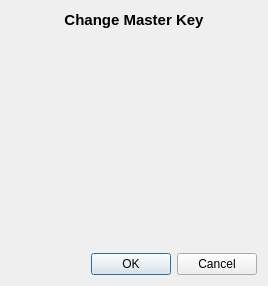
<?xml version="1.0" encoding="UTF-8"?>
<ui version="4.0">
 <class>ChangeMasterKeyWidget</class>
 <widget class="QWidget" name="ChangeMasterKeyWidget">
  <property name="geometry">
   <rect>
    <x>0</x>
    <y>0</y>
    <width>268</width>
    <height>286</height>
   </rect>
  </property>
  <layout class="QVBoxLayout" name="verticalLayout">
   <property name="spacing">
    <number>15</number>
   </property>
   <item>
    <layout class="QVBoxLayout" name="headingLayout">
     <property name="topMargin">
      <number>0</number>
     </property>
     <property name="bottomMargin">
      <number>0</number>
     </property>
     <item>
      <widget class="QLabel" name="headingLabel">
       <property name="font">
        <font>
         <pointsize>11</pointsize>
         <weight>75</weight>
         <bold>true</bold>
        </font>
       </property>
       <property name="text">
        <string>Change Master Key</string>
       </property>
       <property name="alignment">
        <set>Qt::AlignCenter</set>
       </property>
       <property name="margin">
        <number>15</number>
       </property>
      </widget>
     </item>
    </layout>
   </item>
   <item>
    <widget class="PasswordEditWidget" name="passwordEditWidget" native="true"/>
   </item>
   <item>
    <widget class="KeyFileEditWidget" name="keyFileEditWidget" native="true"/>
   </item>
   <item>
    <widget class="YubiKeyEditWidget" name="yubiKeyEditWidget" native="true"/>
   </item>
   <item>
    <spacer name="verticalSpacer">
     <property name="orientation">
      <enum>Qt::Vertical</enum>
     </property>
     <property name="sizeHint" stdset="0">
      <size>
       <width>0</width>
       <height>0</height>
      </size>
     </property>
    </spacer>
   </item>
   <item>
    <widget class="QDialogButtonBox" name="buttonBox">
     <property name="standardButtons">
      <set>QDialogButtonBox::Cancel|QDialogButtonBox::Ok</set>
     </property>
    </widget>
   </item>
  </layout>
 </widget>
 <customwidgets>
  <customwidget>
   <class>KeyFileEditWidget</class>
   <extends>QWidget</extends>
   <header>gui/masterkey/KeyFileEditWidget.h</header>
   <container>1</container>
  </customwidget>
  <customwidget>
   <class>PasswordEditWidget</class>
   <extends>QWidget</extends>
   <header>gui/masterkey/PasswordEditWidget.h</header>
   <container>1</container>
  </customwidget>
  <customwidget>
   <class>YubiKeyEditWidget</class>
   <extends>QWidget</extends>
   <header>gui/masterkey/YubiKeyEditWidget.h</header>
   <container>1</container>
  </customwidget>
 </customwidgets>
 <resources/>
 <connections/>
</ui>
